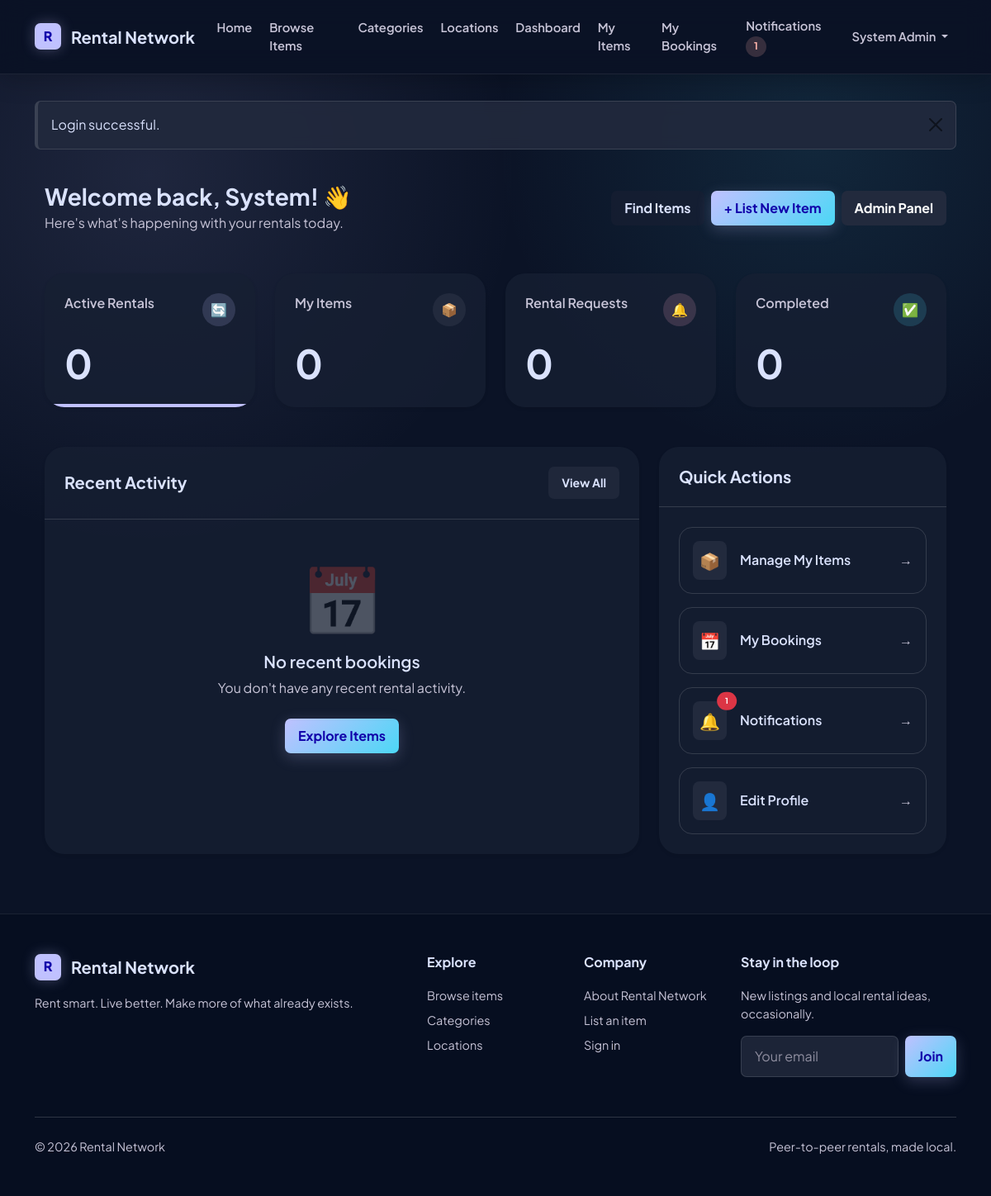
/dashboard.php (signed in), run on the app's committed database.
### tables this page shows
CREATE TABLE users (
  user_id INT UNSIGNED AUTO_INCREMENT PRIMARY KEY,
  name VARCHAR(100) NOT NULL,
  email VARCHAR(150) NOT NULL UNIQUE,
  phone VARCHAR(20) NOT NULL,
  password VARCHAR(255) NOT NULL,
  address VARCHAR(255) NOT NULL,
  location_address VARCHAR(255) DEFAULT NULL,
  city VARCHAR(80) NOT NULL,
  state VARCHAR(80) NOT NULL,
  pincode VARCHAR(10) NOT NULL,
  latitude DECIMAL(10,7) DEFAULT NULL,
  longitude DECIMAL(10,7) DEFAULT NULL,
  profile_image VARCHAR(255) DEFAULT NULL,
  role ENUM('User', 'Admin') NOT NULL DEFAULT 'User',
  status ENUM('Active', 'Blocked') NOT NULL DEFAULT 'Active',
  reset_token VARCHAR(255) DEFAULT NULL,
  reset_expires DATETIME DEFAULT NULL,
  created_at TIMESTAMP NOT NULL DEFAULT CURRENT_TIMESTAMP,
  updated_at TIMESTAMP NOT NULL DEFAULT CURRENT_TIMESTAMP ON UPDATE CURRENT_TIMESTAMP,
  INDEX idx_users_role_status (role, status),
  INDEX idx_users_location (city, state, pincode),
  INDEX idx_users_coordinates (latitude, longitude)
);

### dashboard.php (the view, shortened to what this page needs)
<?php
require_once __DIR__ . '/includes/db.php';
$user = current_user($pdo);
$userId = (int) $user['user_id'];
$stats = [
    'My Items' => dashboard_count($pdo, 'SELECT COUNT(*) FROM items WHERE owner_id = ?', [$userId]),
    'Active Rentals' => dashboard_count($pdo, "SELECT COUNT(*) FROM bookings WHERE (renter_id = ? OR owner_id = ?) AND booking_status IN ('Confirmed', 'Active')", [$userId, $userId]),
    'My Bookings' => dashboard_count($pdo, 'SELECT COUNT(*) FROM bookings WHERE renter_id = ?', [$userId]),
    'Rental Requests' => dashboard_count($pdo, 'SELECT COUNT(*) FROM bookings WHERE owner_id = ?', [$userId]),
    'Payment Pending' => dashboard_count($pdo, "SELECT COUNT(*) FROM bookings WHERE owner_id = ? AND booking_status = 'Payment Pending'", [$userId]),
    'Completed Rentals' => dashboard_count($pdo, "SELECT COUNT(*) FROM bookings WHERE (renter_id = ? OR owner_id = ?) AND booking_status = 'Completed'", [$userId, $userId]),
    'Notifications' => unread_notification_count($pdo, $userId),
];
$recentStatement = $pdo->prepare("
    SELECT b.booking_id, b.start_date, b.end_date, b.booking_status, i.item_name
    FROM bookings b
    INNER JOIN items i ON i.item_id = b.item_id
    WHERE b.renter_id = ? OR b.owner_id = ?
    ORDER BY b.created_at DESC
    LIMIT 5
");
$recentStatement->execute([$userId, $userId]);
$recentBookings = $recentStatement->fetchAll();
require_once __DIR__ . '/includes/header.php';
?>
<div class="container-fluid max-w-1400 py-4">
    <div class="d-flex flex-column flex-lg-row justify-content-between align-items-start align-items-lg-center mb-5 gap-3">
        <div>
            <h1 class="h3 fw-bold mb-1">Welcome back, <?php echo e(explode(' ', $user['name'])[0]); ?>! 👋</h1>
            <p class="text-muted mb-0">Here's what's happening with your rentals today.</p>
        </div>
        <div class="d-flex flex-wrap gap-2">
            <a href="<?php echo e(base_url('items/browse_items.php')); ?>" class="btn btn-outline-brand">Find Items</a>
            <a href="<?php echo e(base_url('items/add_item.php')); ?>" class="btn btn-brand"><span aria-hidden="true">+</span> List New Item</a>
            <?php if ($user['role'] === 'Admin') : ?>
                <a href="<?php echo e(base_url('admin/dashboard.php')); ?>" class="btn btn-dark bg-dark">Admin Panel</a>
            <?php endif; ?>
        </div>
    </div>
    <div class="row g-4 mb-5">
        <div class="col-sm-6 col-xl-3">
            <div class="card dashboard-stat h-100 border-0 shadow-sm rounded-4 position-relative overflow-hidden">
                <div class="card-body p-4">
                    <div class="d-flex justify-content-between align-items-start mb-3">
                        <p class="text-muted fw-semibold mb-0">Active Rentals</p>
                        <div class="bg-brand-subtle text-brand rounded-circle p-2 d-flex align-items-center justify-content-center" style="width: 40px; height: 40px;">
                            🔄
                        </div>
                    </div>
                    <p class="display-5 fw-bold mb-0 text-dark"><?php echo e($stats['Active Rentals']); ?></p>
                </div>
                <div class="position-absolute bottom-0 start-0 w-100" style="height: 4px; background: var(--brand-emerald);"></div>
            </div>
        </div>
        <div class="col-sm-6 col-xl-3">
            <div class="card dashboard-stat h-100 border-0 shadow-sm rounded-4 position-relative overflow-hidden">
                <div class="card-body p-4">
                    <div class="d-flex justify-content-between align-items-start mb-3">
                        <p class="text-muted fw-semibold mb-0">My Items</p>
                        <div class="bg-surface-alt rounded-circle p-2 d-flex align-items-center justify-content-center" style="width: 40px; height: 40px;">
                            📦
                        </div>
                    </div>
                    <p class="display-5 fw-bold mb-0 text-dark"><?php echo e($stats['My Items']); ?></p>
                </div>
            </div>
        </div>
        <div class="col-sm-6 col-xl-3">
            <div class="card dashboard-stat h-100 border-0 shadow-sm rounded-4 position-relative overflow-hidden">
                <div class="card-body p-4">
                    <div class="d-flex justify-content-between align-items-start mb-3">
                        <p class="text-muted fw-semibold mb-0">Rental Requests</p>
                        <div class="bg-warning-subtle text-warning-emphasis rounded-circle p-2 d-flex align-items-center justify-content-center" style="width: 40px; height: 40px;">
                            🔔
                        </div>
                    </div>
                    <p class="display-5 fw-bold mb-0 text-dark"><?php echo e($stats['Rental Requests']); ?></p>
                </div>
            </div>
        </div>
        <div class="col-sm-6 col-xl-3">
            <div class="card dashboard-stat h-100 border-0 shadow-sm rounded-4 position-relative overflow-hidden">
                <div class="card-body p-4">
                    <div class="d-flex justify-content-between align-items-start mb-3">
                        <p class="text-muted fw-semibold mb-0">Completed</p>
                        <div class="bg-success-subtle text-success-emphasis rounded-circle p-2 d-flex align-items-center justify-content-center" style="width: 40px; height: 40px;">
                            ✅
                        </div>
                    </div>
                    <p class="display-5 fw-bold mb-0 text-dark"><?php echo e($stats['Completed Rentals']); ?></p>
                </div>
            </div>
        </div>
    </div>
    <div class="row g-4">
        <div class="col-lg-8">
            <div class="card border-0 shadow-sm rounded-4 h-100">
                <div class="card-header bg-transparent border-bottom border-subtle d-flex justify-content-between align-items-center p-4">
                    <h2 class="h5 fw-bold mb-0">Recent Activity</h2>
                    <a href="<?php echo e(base_url('booking/my_bookings.php')); ?>" class="btn btn-sm btn-outline-secondary">View All</a>
                </div>
                <div class="card-body p-0">
                    <?php if (empty($recentBookings)) : ?>
                        <div class="p-5 text-center">
                            <div class="display-1 text-muted mb-3 opacity-25">📅</div>
                            <h3 class="h5 fw-semibold">No recent bookings</h3>
                            <p class="text-muted mb-4">You don't have any recent rental activity.</p>
                            <a href="<?php echo e(base_url('items/browse_items.php')); ?>" class="btn btn-brand">Explore Items</a>
                        </div>
                    <?php endif; ?>
                </div>
            </div>
        </div>
        <div class="col-lg-4">
            <div class="card border-0 shadow-sm rounded-4 h-100">
                <div class="card-header bg-transparent border-bottom border-subtle p-4">
                    <h2 class="h5 fw-bold mb-0">Quick Actions</h2>
                </div>
                <div class="card-body p-4">
                    <div class="d-flex flex-column gap-3">
                        <a href="<?php echo e(base_url('items/my_items.php')); ?>" class="text-decoration-none p-3 border border-subtle rounded-3 d-flex align-items-center justify-content-between hover-bg-surface-alt transition-all">
                            <div class="d-flex align-items-center gap-3">
                                <div class="bg-surface-alt rounded p-2 text-dark fs-5">📦</div>
                                <span class="fw-semibold text-dark">Manage My Items</span>
                            </div>
                            <span class="text-muted">→</span>
                        </a>
                        <a href="<?php echo e(base_url('booking/my_bookings.php')); ?>" class="text-decoration-none p-3 border border-subtle rounded-3 d-flex align-items-center justify-content-between hover-bg-surface-alt transition-all">
                            <div class="d-flex align-items-center gap-3">
                                <div class="bg-surface-alt rounded p-2 text-dark fs-5">📅</div>
                                <span class="fw-semibold text-dark">My Bookings</span>
                            </div>
                            <span class="text-muted">→</span>
                        </a>
                        <a href="<?php echo e(base_url('notifications/notifications.php')); ?>" class="text-decoration-none p-3 border border-subtle rounded-3 d-flex align-items-center justify-content-between hover-bg-surface-alt transition-all">
                            <div class="d-flex align-items-center gap-3">
                                <div class="bg-surface-alt rounded p-2 text-dark fs-5 position-relative">
                                    🔔
                                    <?php if($stats['Notifications'] > 0): ?>
                                    <span class="position-absolute top-0 start-100 translate-middle badge rounded-pill bg-danger" style="font-size: 0.6rem;">
                                        <?php echo e($stats['Notifications']); ?>
                                    </span>
                                    <?php endif; ?>
                                </div>
                                <span class="fw-semibold text-dark">Notifications</span>
                            </div>
                            <span class="text-muted">→</span>
                        </a>
                        <a href="<?php echo e(base_url('profile.php')); ?>" class="text-decoration-none p-3 border border-subtle rounded-3 d-flex align-items-center justify-content-between hover-bg-surface-alt transition-all">
                            <div class="d-flex align-items-center gap-3">
                                <div class="bg-surface-alt rounded p-2 text-dark fs-5">👤</div>
                                <span class="fw-semibold text-dark">Edit Profile</span>
                            </div>
                            <span class="text-muted">→</span>
                        </a>
                    </div>
                </div>
            </div>
        </div>
    </div>
</div>
<?php require_once __DIR__ . '/includes/footer.php'; ?>

### includes/navbar.php (shortened to what this page needs)
<?php
require_once __DIR__ . '/db.php';
$navUser = null;
$unreadCount = 0;
if (is_logged_in()) {
    try {
        $navUser = current_user($pdo);
        if ($navUser) {
            $unreadCount = unread_notification_count($pdo, (int) $navUser['user_id']);
        }
    } catch (Throwable $exception) {
        $navUser = null;
        $unreadCount = 0;
    }
}
?>
<nav class="navbar navbar-expand-lg navbar-light site-navbar sticky-top">
    <div class="container">
        <a class="navbar-brand brand-lockup" href="<?php echo e(base_url('index.php')); ?>">
            <span class="brand-mark" aria-hidden="true">R</span>
            <span>Rental Network</span>
        </a>
        <div class="collapse navbar-collapse" id="mainNavbar">
            <ul class="navbar-nav me-auto mb-2 mb-lg-0">
                <li class="nav-item">
                    <a class="nav-link" href="<?php echo e(base_url('index.php')); ?>">Home</a>
                </li>
                <li class="nav-item">
                    <a class="nav-link" href="<?php echo e(base_url('items/browse_items.php')); ?>">Browse Items</a>
                </li>
                <li class="nav-item">
                    <a class="nav-link" href="<?php echo e(base_url('categories/categories.php')); ?>">Categories</a>
                </li>
                <li class="nav-item">
                    <a class="nav-link" href="<?php echo e(base_url('items/locations.php')); ?>">Locations</a>
                </li>
                <?php if (is_logged_in()) : ?>
                    <li class="nav-item">
                        <a class="nav-link" href="<?php echo e(base_url('dashboard.php')); ?>">Dashboard</a>
                    </li>
                    <li class="nav-item">
                        <a class="nav-link" href="<?php echo e(base_url('items/my_items.php')); ?>">My Items</a>
                    </li>
                    <li class="nav-item">
                        <a class="nav-link" href="<?php echo e(base_url('booking/my_bookings.php')); ?>">My Bookings</a>
                    </li>
                <?php endif; ?>
            </ul>
            <ul class="navbar-nav ms-auto mb-2 mb-lg-0 align-items-lg-center">
                <?php if (is_logged_in() && $navUser) : ?>
                    <li class="nav-item">
                        <a class="nav-link" href="<?php echo e(base_url('notifications/notifications.php')); ?>">
                            Notifications
                            <?php if ($unreadCount > 0) : ?>
                                <span class="badge rounded-pill text-bg-danger"><?php echo e($unreadCount); ?></span>
                            <?php endif; ?>
                        </a>
                    </li>
                    <li class="nav-item dropdown">
                        <a class="nav-link dropdown-toggle" href="#" role="button" data-bs-toggle="dropdown" aria-expanded="false">
                            <?php echo e($navUser['name']); ?>
                        </a>
                    </li>
                <?php endif; ?>
            </ul>
        </div>
    </div>
</nav>

### dashboard.php (style rules this page uses)
.max-w-1400 { max-width: 1400px; margin: 0 auto; }

### data on the page
users: user_id "1", name "System Admin", name "System"

### other printed values
$flash['message'] "Login successful."
$stats['Active Rentals'] "0"
$stats['My Items'] "0"
$stats['Rental Requests'] "0"
$stats['Completed Rentals'] "0"
$stats['Notifications'] "1"
